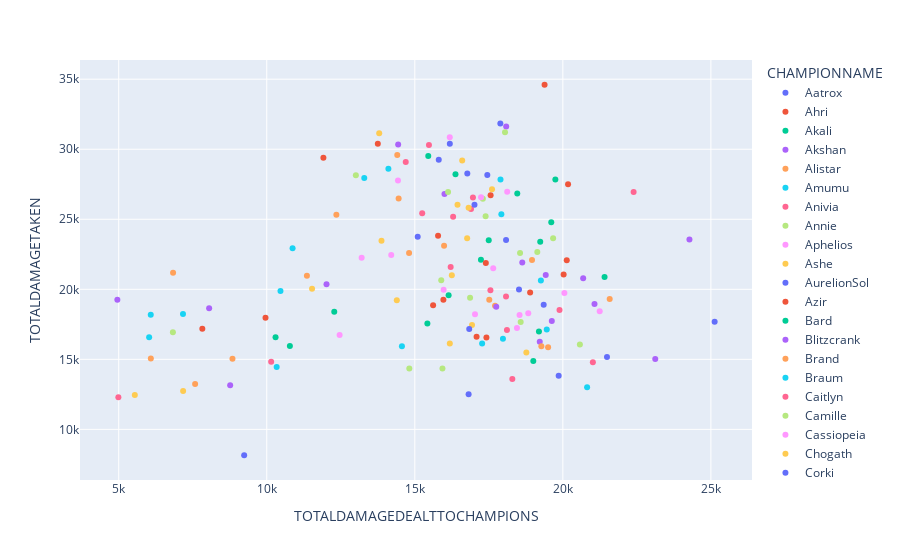

This figure's notebook cell:
### Code cell
fig = px.scatter(my_df,
                x='TOTALDAMAGEDEALTTOCHAMPIONS',
                y='TOTALDAMAGETAKEN',
                color='CHAMPIONNAME')
plotly.offline.iplot(fig)
